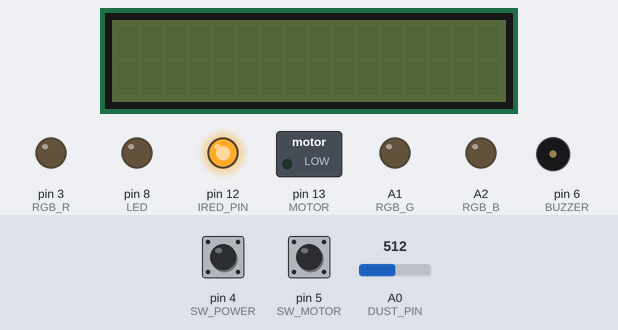
The sketch below on a simulated Arduino Uno, built with avr-gcc and run on an emulated ATmega328P. On the bench: 16×2 character LCD, switched loads named in the sketch (green lamp = pin HIGH), output pins drawn as LEDs (lit = HIGH), buzzer (waves = sounding). Dashed ring = blinking. The test bench sets the inputs (shaded band); at power-on: pin 4 (SW_POWER) HIGH, pin 5 (SW_MOTOR) HIGH, A0 (DUST_PIN) = 512. What the sketch prints to the serial monitor is not drawn.

Above: at 1.2 s.
1.3 s: pin 4 (SW_POWER) pulled LOW for 0.15 s
At 1.84 s:
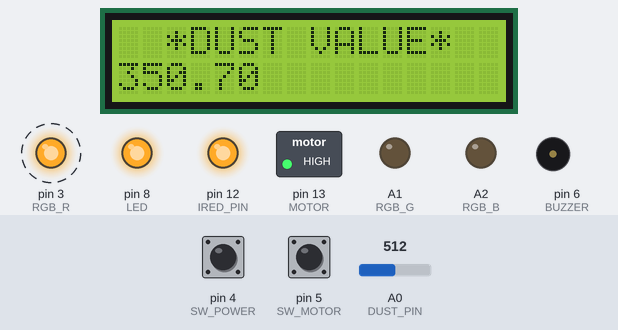
3.4 s: pin 4 (SW_POWER) pulled LOW for 1 s
At 4.88 s:
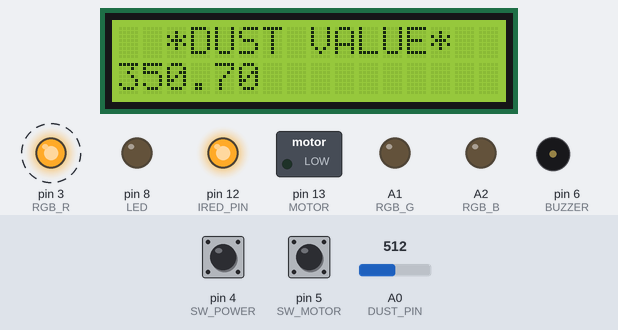
5.9 s: pin 4 (SW_POWER) pulled LOW for 3.2 s
At 7.3 s:
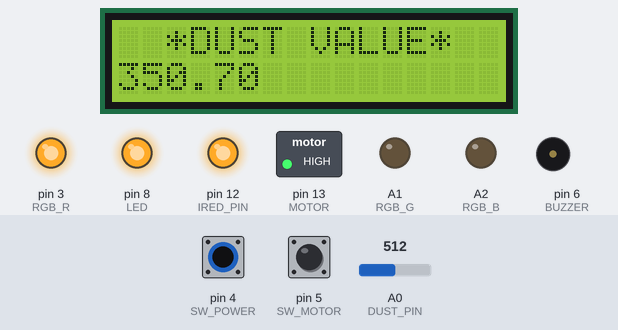
Timing chart, 0 to 8.9 s (numbered marks = the images above; inputs shaded):
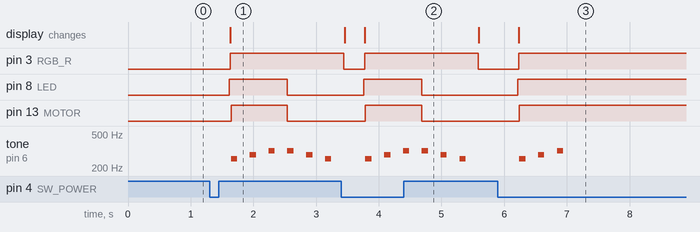

Measured:
- after the input at 1.3 s, pin 3 (RGB_R): LOW → HIGH after 0.33 s; pin 8 (LED): LOW → HIGH after 0.31 s, → LOW 0.93 s later
- after the input at 3.4 s, pin 8 (LED): LOW → HIGH after 0.36 s, → LOW 0.93 s later; pin 13 (MOTOR): LOW → HIGH after 0.39 s, → LOW 0.90 s later; tone on pin 6 (BUZZER): plays 256 Hz for 0.10 s, 286 Hz for 0.10 s, 320 Hz for 0.10 s, 320 Hz for 0.10 s, 286 Hz for 0.10 s, 256 Hz for 0.10 s, starting after 0.39 s
- after the input at 5.9 s, pin 3 (RGB_R): LOW → HIGH after 0.33 s; pin 8 (LED): LOW → HIGH after 0.31 s; pin 13 (MOTOR): LOW → HIGH after 0.34 s; tone on pin 6 (BUZZER): plays 256 Hz for 0.10 s, 286 Hz for 0.10 s, 320 Hz for 0.10 s, starting after 0.34 s; the display: changes after 0.33 s (image 3)

The sketch:

MP.ino
```cpp
// LCD display를 사용하기 위한 라이브러리 정의
#include <Wire.h>
#include <LiquidCrystal_I2C.h>
LiquidCrystal_I2C lcd(0x27,16,2);

// 각 모듈에 따른 핀 번호 정의
#define DUST_PIN A0
#define IRED_PIN 12
#define SW_POWER 4
#define SW_MOTOR 5
#define BUZZER 6
#define MOTOR 13
#define LED 8
#define RGB_R 3
#define RGB_G A1
#define RGB_B A2

// 미세먼지 센서를 위한 define
#define DUST_DENSITY_RATIO  0.167
#define VOC 400
#define VCC 5000

#define SAMPLING_TIME 280
#define WAITING_TIME  40
#define STOP_TIME 9680    // 센서 미 구동 시간

#define FILTER_MAX  3

float arrFilter[FILTER_MAX] = {0,};

// 각종 상태를 나타내기 위한 bool 변수
bool Pstate = false;
bool Mstate = false;
bool Pflag = false;
bool Mflag = false;
bool Mchk = false;


void setup() {
 // 시리얼 통신
  Serial.begin(9600);
 // lcd 동작 초기화
  lcd.init();
  lcd.clear();
  lcd.noBacklight();

// 미세먼지 측정 핀 설정
  pinMode(IRED_PIN, OUTPUT);
  digitalWrite(IRED_PIN, HIGH);

// 배열 값 초기화
  for(int i=0; i<FILTER_MAX; i++){
    arrFilter[i] = 0;
  }

// 디지털 핀모드 설정
  pinMode(SW_POWER, INPUT_PULLUP);
  pinMode(SW_MOTOR, INPUT_PULLUP);
  pinMode(LED, OUTPUT);
  pinMode(MOTOR, OUTPUT);
  pinMode(BUZZER, OUTPUT);

// 시리얼 모니터에 START 출력
  Serial.println("START");
}


void loop() {
  // 전원 스위치 토글 동작
  if(digitalRead(SW_POWER) == LOW){
    if(Pflag == false){
      Pflag = true;
      Pstate = !Pstate;
    }
  }
  else
    if(Pflag == true)
      Pflag = false;

  // 전원 ON -------------------------------------------
  if(Pstate){
    // 모터 스위치 토글 동작
    if(digitalRead(SW_MOTOR) == LOW){
      if(Mflag == false){
        Mflag = true;
        Mstate = !Mstate;
      }
    }
    else
      if(Mflag == true)
       Mflag = false;

    if(Mstate == true){ // 모터 스위치 ON
      if(Mchk == false) {
        MOTOR_RUN(true); // 모터 동작
        Mchk = true;
      }
    }
    else{ // 전원 ON and 모터 스위치 OFF
      //미세먼지 측정 함수
      float dustDensity = filtering(probe_dust_density());
      Serial.print("Dust Density = "); // 미세먼지 값 시리얼 모니터에 출력
      Serial.println(dustDensity);
      delay(300);

      // 전원 LED
      digitalWrite(LED, HIGH); // 전원 ON이므로 전원 LED ON

      // 측정한 미세먼지 LCD 출력
      lcd.backlight();
      lcd.setCursor(2,0);
      lcd.print("*DUST VALUE*");
      lcd.setCursor(0,1);
      lcd.print(dustDensity);

      if(dustDensity < 20){ // 미세먼지 좋음
        rgbOutput(0,0,255);  // RGB 파랑 출력
        delay(10);
        if(Mchk == true){
          MOTOR_RUN(false); // 모터 중지
          Mchk = false;
        }
      }
      else if (dustDensity > 80){ // 미세먼지 나쁨
        rgbOutput(255,0,0); // RGB 빨강 출력
        delay(10);
        if(Mchk == false){
          MOTOR_RUN(true); // 모터 동작
          Mchk = true;
        }
      }
       else{  // 미세먼지 보통
        rgbOutput(255,255,0); // RGB 노랑 출력
        delay(10);
        if(Mchk == false){
          MOTOR_RUN(true); // 모터 동작
          Mchk = true;
        }
      }
    }
  }
  else{ // 전원이 꺼질 경우
    digitalWrite(LED,LOW); // 전원 LED 출력 중지
    if(Mchk == true) {
      MOTOR_RUN(false); // 모터 중지
      Mchk = false;
    }
    Mstate = 0;
    rgbOutput(0,0,0); // RGB 출력 중지
    lcd.clear(); // lcd 초기화
    lcd.noBacklight(); // lcd backlight 끔
  }
}


//- 미세먼지 측정 후 보정한 값 구하기 ---------------------------------------------
float probe_dust_density(){
  float dustValue = 0.0;
  float dustVo = 0.0;

  digitalWrite(IRED_PIN, LOW);
  delayMicroseconds(SAMPLING_TIME);

  dustValue = analogRead(DUST_PIN);
  delayMicroseconds(WAITING_TIME);

  digitalWrite(IRED_PIN, HIGH);
  delayMicroseconds(STOP_TIME);

  dustVo = (dustValue * (VCC / 1024.0));

  if(dustVo >= VOC)
  {
     float deltaV = dustVo - VOC;
     return deltaV * DUST_DENSITY_RATIO;
  }else{
     return 0;
  }
}

//- 미세먼지 측정 값 필터링 ---------------------------------------------------
float filtering(float val){
    int   sample_cnt = 0;
    float density = 0;

    for(int i=0; i<FILTER_MAX; i++)
      arrFilter[i-1] = arrFilter[i];

     arrFilter[FILTER_MAX-1]  = val;

    for(int i=0; i<FILTER_MAX; i++)
    {
        if( arrFilter[i] )
        {
            sample_cnt++;
            density += arrFilter[i];
        }
    }

    if(sample_cnt >0)
        return density / sample_cnt;

    return density;
}

// 모터 동작과 소리 출력---------------------------------------------
void MOTOR_RUN(bool chk) {
  if(chk){
    digitalWrite(MOTOR, HIGH);
    tone(BUZZER, 256, 100);
    delay(300);
    tone(BUZZER, 286, 100);
    delay(300);
    tone(BUZZER, 320,100);
    delay(300);
    noTone(BUZZER);
  }
  else{
    digitalWrite(MOTOR, LOW);
       tone(BUZZER, 320,100);
    delay(300);

    tone(BUZZER, 286, 100);
    delay(300);
    tone(BUZZER, 256, 100);
    delay(300);
    noTone(BUZZER);
  }
}

// RGB 출력----------------------------------------------------------
void rgbOutput(int Red, int Green, int Blue){
  analogWrite(RGB_R,Red);
  analogWrite(RGB_G,Green);
  analogWrite(RGB_B,Blue);
}
```
